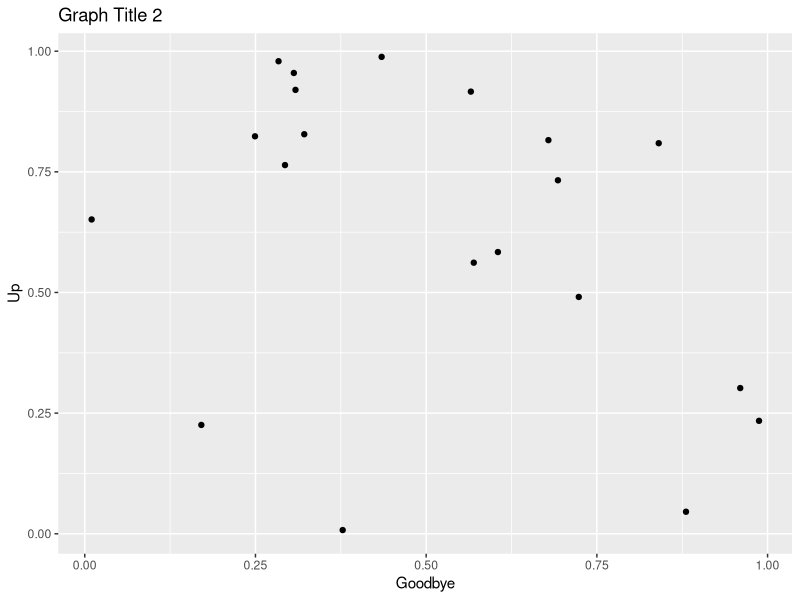

Recreate this plot in R.
##----
##
##  Test File: Sample_Graph2.R
##
##----

#' This file makes a sample graph.
#' It's point is to demonstrate how to save a file to GitHub and track changes.

library(ggplot2)

# Some points:
x <- data.frame(a=runif(20),
                b=runif(20))

# Some graph:
ggplot(x, aes(a,b)) +
  geom_point() +
  xlab("Goodbye") +
  ylab("Up") +
  ggtitle("Graph Title 2")
